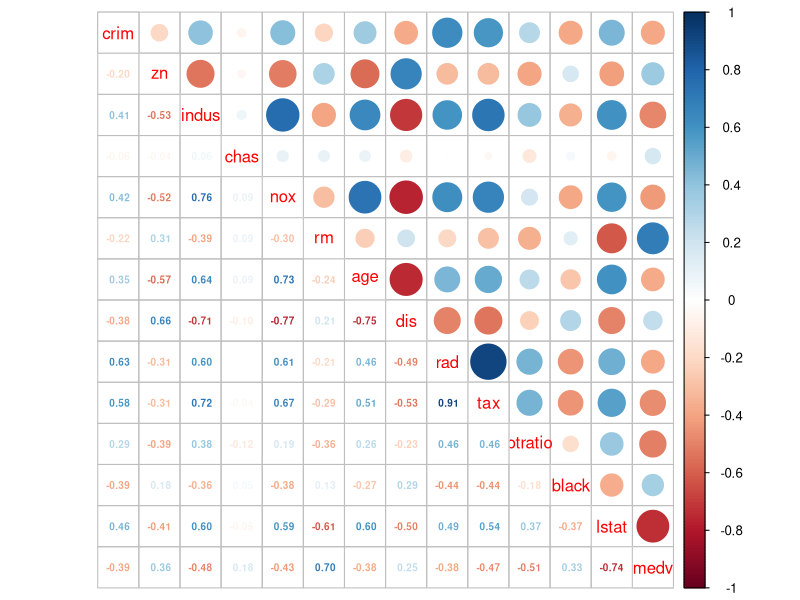
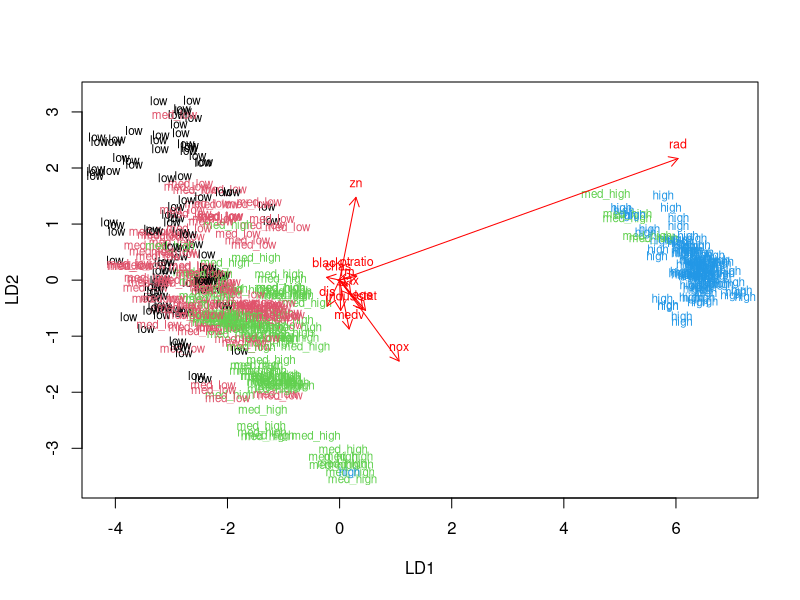
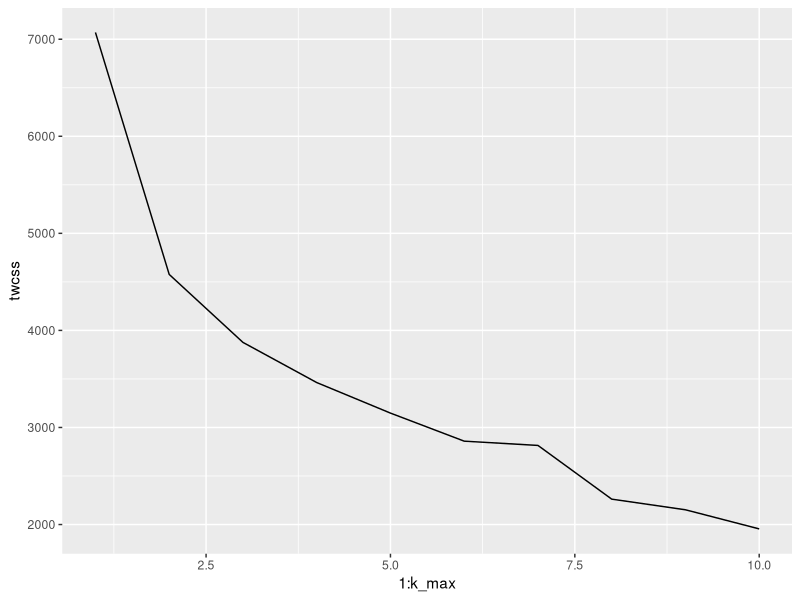
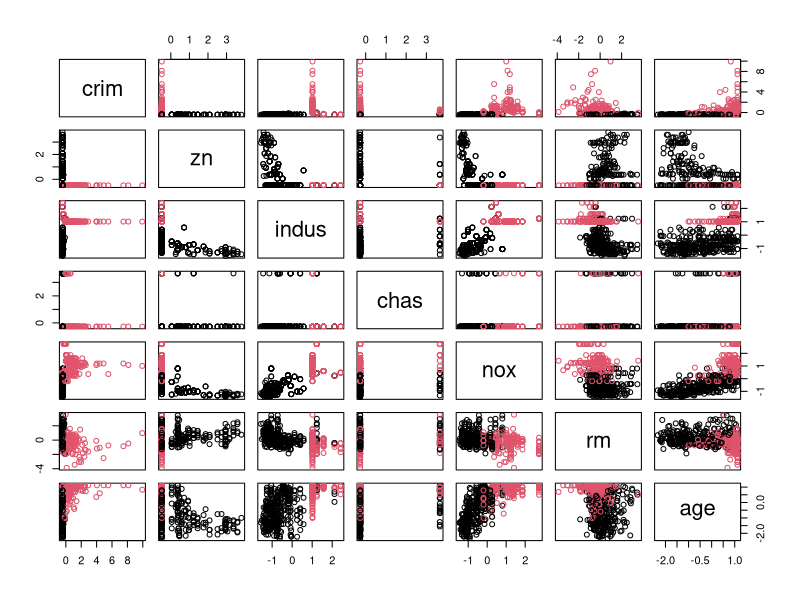
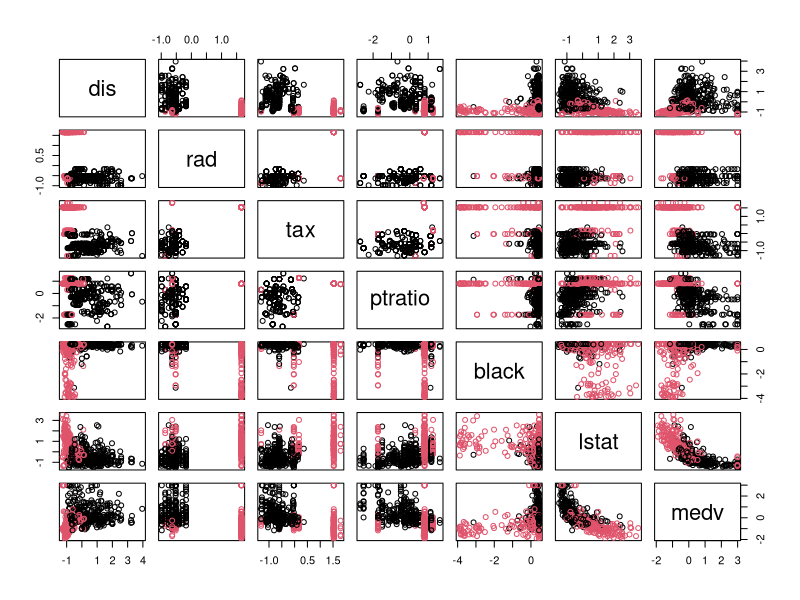

Source code (R) for these figures, in order:
## ---- chunk 1

library(MASS); library(dplyr); library(corrplot); library(ggplot2); library(GGally)

data("Boston")

str(Boston)

## ---- chunk 2

cor_matrix<-cor(Boston) 

corrplot.mixed(cor_matrix, number.cex = .6)

summary(Boston)


## ---- chunk 3

boston_scaled <- scale(Boston)

summary(boston_scaled)

## ---- chunk 4

# some more data wrangle for variable crime 

boston_scaled <- as.data.frame(boston_scaled)

bins <- quantile(boston_scaled$crim)

crime <- cut(boston_scaled$crim, breaks = bins, include.lowest = TRUE, label = c("low", "med_low", "med_high", "high"))

boston_scaled <- dplyr::select(boston_scaled, -crim)

boston_scaled <- data.frame(boston_scaled, crime)

# creating train and test datasets

n <- nrow(boston_scaled)

rows <- sample(n, size = n*0.8)

train <- boston_scaled[rows,]

test <- boston_scaled[-rows,]


## ---- chunk 5

lda.m <- lda(crime ~ ., data = train)
lda.m

# and plotting
# arrows

lda.arrows <- function(x, myscale = 1, arrow_heads = 0.1, color = "red", tex = 0.75, choices = c(1,2)){
  heads <- coef(x)
  arrows(x0 = 0, y0 = 0, 
         x1 = myscale * heads[,choices[1]], 
         y1 = myscale * heads[,choices[2]], col=color, length = arrow_heads)
  text(myscale * heads[,choices], labels = row.names(heads), 
       cex = tex, col=color, pos=3)
}

classes <- as.numeric(train$crime)

plot(lda.m, dimen = 2, col = classes, pch = classes)
lda.arrows(lda.m, myscale = 2)

## ---- chunk 6

correct_classes <- test$crime

test <- dplyr::select(test, -crime)

lda.pre <- predict(lda.m, newdata = test)

table(correct = correct_classes, predictions = lda.pre$class)


## ---- chunk 7

# Lets read the data again and scale it

data("Boston")

c_boston_scaled <- scale(Boston)

# Distances with euclidean distance
dist_eu <- dist(c_boston_scaled)

summary(dist_eu)

## ---- chunk 8

km <- kmeans(c_boston_scaled, centers = 3)

set.seed(123)
k_max <- 10
twcss <- sapply(1:k_max, function(k){kmeans(c_boston_scaled, k)$tot.withinss})
qplot(x = 1:k_max, y = twcss, geom = 'line')


## ---- chunk 9

# Clustering with two

km2 <- kmeans(c_boston_scaled, centers = 2)

pairs(c_boston_scaled[,1:7], col = km2$cluster)
pairs(c_boston_scaled[,8:14], col = km2$cluster)



